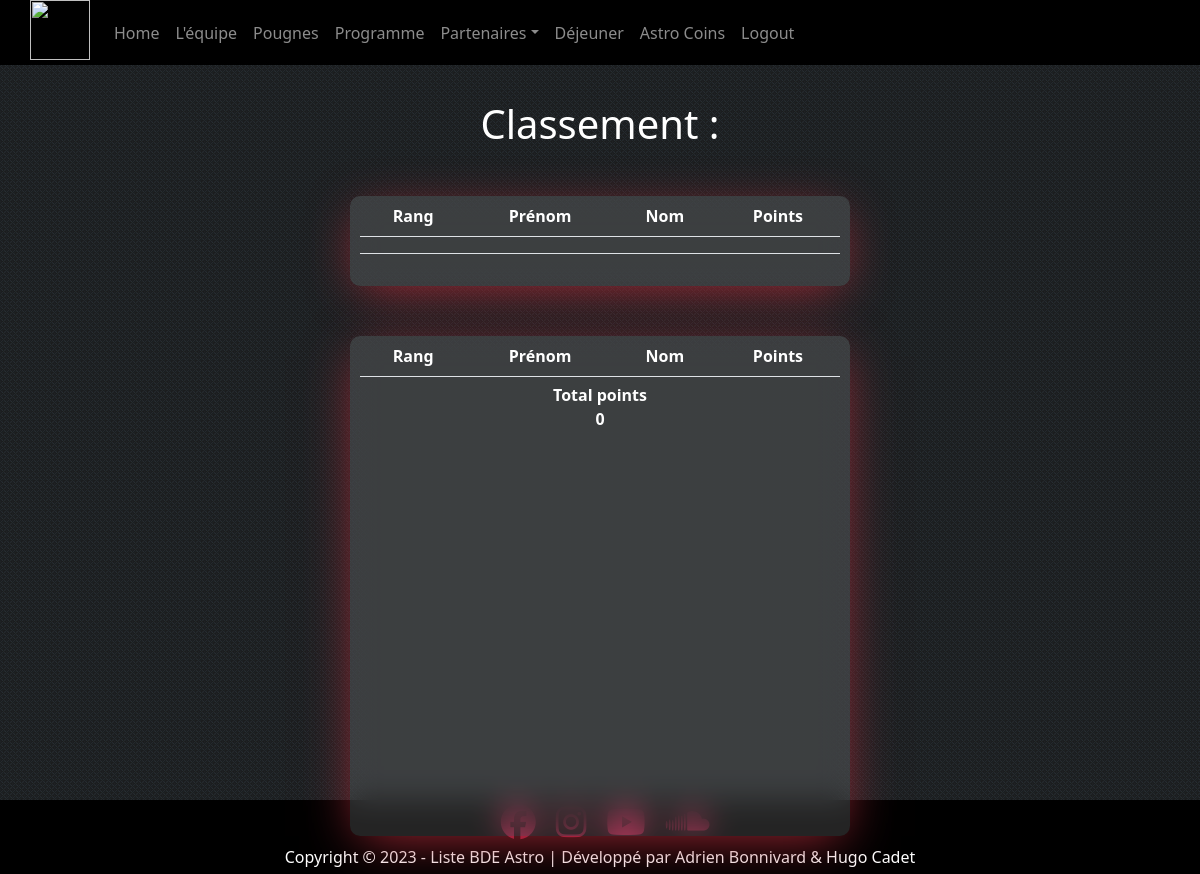
The page /astro-coins/ (signed in) on the database as committed earlier.
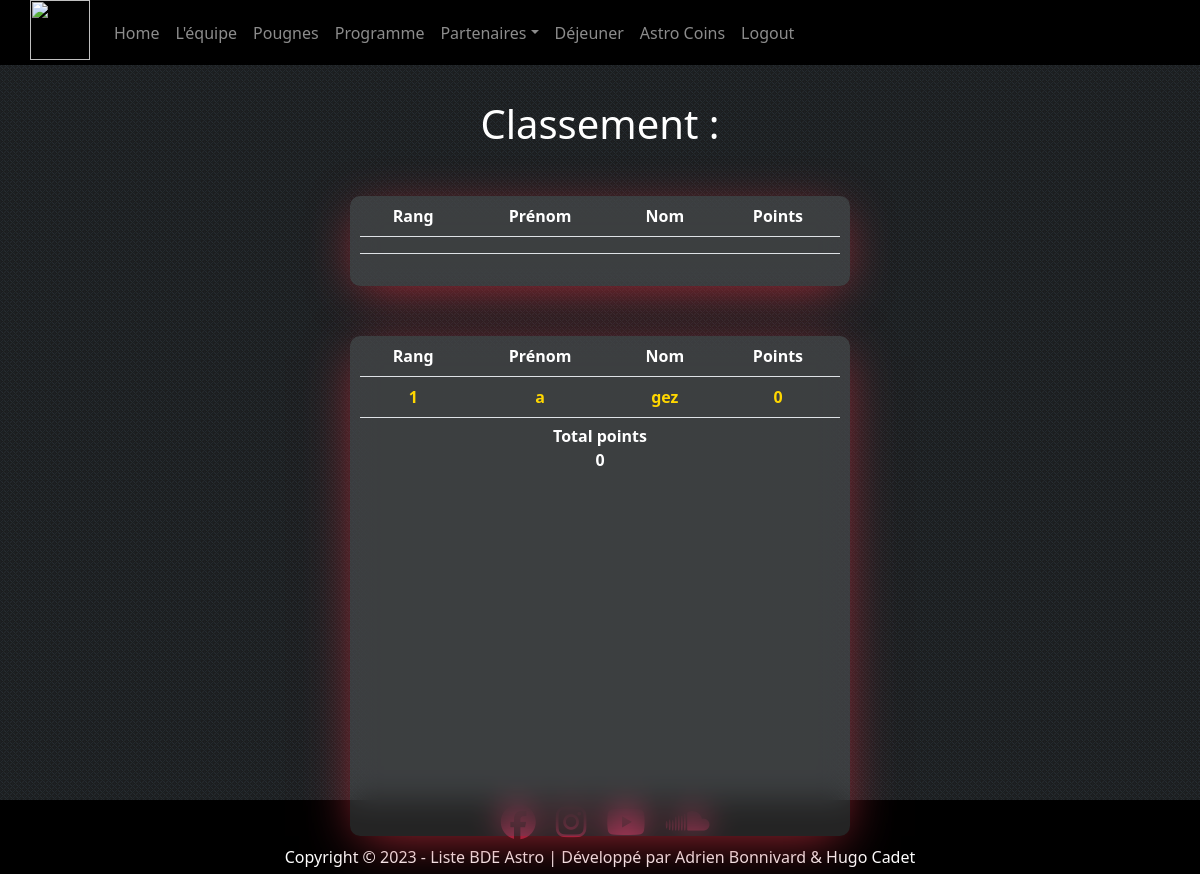
The same page on the database as committed later.
### astrocoins/models.py (models this page shows)
class Classement(models.Model):
    prenom = models.CharField(max_length=25)
    nom = models.CharField(max_length=25)
    email = models.EmailField(max_length=40)
    points = models.IntegerField()
    rang = models.IntegerField(default=0)

### bde/views.py (the view)
# urls.py: path('astro-coins/', astrocoins, name='astrocoins'),
@login_required
def astrocoins(request):
    classements = Classement.objects.all().order_by('-points')
    user_email = request.user.email
    i=1
    context = {}
    somme = 0
    for classement in classements:
        classement.rang = i
        classement.save()
        somme += classement.points
        i+=1
    for classement in classements:
        if classement.email == user_email:
            user_auth = classement
            context['user_auth'] = user_auth
            context['classements'] = classements
            break
        else:
            context['classements'] = classements
    context['total']=somme
    return render(request, 'bde/astrocoins.html', context)

### bde/templates/bde/astrocoins.html (shortened to what this page needs)
<!DOCTYPE html>
{% load static %}
<html lang="en">
<head>
    <link rel="stylesheet" href="{% static 'css/astrocoins.css' %}">
    <link href="https://cdn.jsdelivr.net/npm/bootstrap@5.0.2/dist/css/bootstrap.min.css" rel="stylesheet">
</head>
<body>
    {% include 'bde/navbarlogout.html' %}
    <section id="main">
        <div class="above">
            <h1>Classement :    </h1>
            <div class="tableau">
            <div class="inttab1">
                <table id="table2" class="table">
                    <tr>
                        <th>Rang</th>
                        <th>Prénom</th>
                        <th>Nom</th>
                        <th>Points</th>
                    </tr>
                        {% if user_auth.rang == 1 %}
                            <tr>
                            <th class="first">{{user_auth.rang}}</th>
                            <th class="first">{{user_auth.prenom}}</th>
                            <th class="first">{{user_auth.nom}}</th>
                            <th class="first">{{user_auth.points}}</th>
                                </tr>
                        {% else %}
                            <tr>
                                <th>{{user_auth.rang}}</th>
                                <th>{{user_auth.prenom}}</th>
                                <th>{{user_auth.nom}}</th>
                                <th>{{user_auth.points}}</th>
                            </tr>
                        {% endif %}
                </table>
            </div>
            <div class="inttab2">
                <table id="table2" class="table">
                    <tr>
                        <th>Rang</th>
                        <th>Prénom</th>
                        <th>Nom</th>
                        <th>Points</th>
                    </tr>
                    {% for classement in classements %}
                        {% if classement.rang == 1 %}
                            <tr>
                            <th class="first">{{classement.rang}}</th>
                            <th class="first">{{classement.prenom}}</th>
                            <th class="first">{{classement.nom}}</th>
                            <th class="first">{{classement.points}}</th>
                                </tr>
                        {% endif %}
                    {% endfor %}
                </table>
            <table>
                <div id="total">
                    <tr>
                        <th>Total points</th>
                    </tr>
                    <tr>
                        <th>{{total}}</th>
                    </tr>
                </div>
                </table>
            </div>
        </div>
    </section>
    <footer>
        <div class="parentIcon">
            <a href="https://www.facebook.com/profile.php?id=100087748087188" target="_blank" rel="noopener noreferrer"><i class="fa-brands fa-facebook"></i></a>
            <a href="https://www.instagram.com/astro_2023_/" target="_blank" rel="noopener noreferrer"><i class="fa-brands fa-instagram"></i></a>
            <a href="https://www.youtube.com/@astro-listebde2023" target="_blank" rel="noopener noreferrer"><i class="fa-brands fa-youtube"></i></a>
            <a href="https://soundcloud.com/astro-864752583" target="_blank" rel="noopener noreferrer"><i class="fa-brands fa-soundcloud"></i></a>
        </div>
        <div class="copy">
            <p>Copyright © 2023 - Liste BDE Astro | Développé par Adrien Bonnivard & Hugo Cadet</p>
        </div>
    </footer>
</body>
</html>

### bde/templates/bde/navbarlogout.html (shortened to what this page needs)
{% load static %}
<header>
    <nav class="navbar fixed-top navbar-expand-lg navbar-dark" style="background-color:black ; padding: 0 ">
        <div class="container" style="padding-left: 0">
        <a href="../" class="navbar-brand mb-0 h1" style="padding: 0 ; justify-content: left">
            <img src="{% static "img/astro.png" %}" style="height: 60px ; width: 60px  ; width: 60px ; margin-bottom: 5px " >
        </a>
        <div class="collapse navbar-collapse" id="navbarNav">
            <ul class="navbar-nav">
                <li class="nav-item">
                    <a href="../" class="nav-link" style="transition: all .4s;">
                        Home
                    </a>
                </li>
                <li class="nav-item">
                    <a href="../lequipe/" class="nav-link" style="transition: all .4s;">
                        L'équipe
                    </a>
                </li>
                <li class="nav-item">
                    <a href="../pougnes/" class="nav-link" style="transition: all .4s;">
                        Pougnes
                    </a>
                </li>
                <li class="nav-item">
                    <a href="../programme/" class="nav-link" style="transition: all .4s;">
                        Programme
                    </a>
                </li>
                <li class="nav-item dropdown" style=" position: relative " >
                    <a class="nav-link dropdown-toggle" href="../devenir-partenaire/" id="navbarDropdownMenuLink" role="button" data-toggle="dropdown" aria-haspopup="true" aria-expanded="true">Partenaires</a>
                </li>
                <li class="nav-item">
                    <a href="../dejeuner/" class="nav-link" style="transition: all .4s;">
                        Déjeuner
                    </a>
                </li>
                <li class="nav-item">
                    <a href="../astro-coins/" class="nav-link" style="transition: all .4s;">
                        Astro Coins
                    </a>
                </li>
                <li class="nav-item">
                    <a href="{% url 'accounts:logout' %}" class="nav-link" style="transition: all .4s;">
                        Logout
                    </a>
                </li>
            </ul>
        </div>
        </div>
    </nav>
</header>

### bde/static/css/astrocoins.css (style rules this page uses)
* { margin: 0; padding: 0; outline: 0; border: 0; border-spacing: 0; box-sizing: border-box; }
#main { height: 100vh; max-width: 100%; background-image: url("../img/cross-stripes-1920x1080.png"); }
.above { height: 100vh; z-index: -99; }
.above h1 { color: white; transform: translateY(100px); text-align: center; }
.tableau { color: white; position: relative; z-index: 10; transform: translateY(180px); }
.inttab1 { margin: 0 auto; margin-top: -40px; padding: 10px; height: 90px; width: 500px; border-radius: 10px; margin-bottom: 50px; -webkit-backdrop-filter: blur(15px); backdrop-filter: blur(15px); background-color: rgba(182, 182, 182, 0.2); box-shadow: 0px 10px 50px -10px #a92a37; }
.inttab2 { margin: 0 auto; border-radius: 10px; padding: 10px; height: 500px; width: 500px; overflow: auto; -webkit-backdrop-filter: blur(15px); backdrop-filter: blur(15px); background-color: rgba(182, 182, 182, 0.2); box-shadow: 0px 10px 50px -10px #a92a37; }
table, .table2 { margin-top: -10px; width: 100%; padding: 5px; }
tr { padding: 8px; text-align: center; }
th { color: white; text-align: center; }
#total { text-align: center; transform: translateX(200px); }
.first { color: gold; }
.parentIcon { display: flex; height: 45px; align-items: center; justify-content: center; flex-direction: row; text-align: center; width: 100%; background-color: black; }
.parentIcon a { text-align: center; transform: translateX(5px); padding: 0 10px 0px 10px; color: #a51840; font-size: 35px; transition: all .4s; }
.copy { height: 5vh; display: flex; height: 29px; background-color: black; color: white; align-items: center; justify-content: center; flex-direction: column; text-align: center; }
.copy p { margin-bottom: 0; padding-bottom: 5px; }

### bde/templates/bde/navbarlogout.html (style rules this page uses)
.container img { transition: 0.4s; }

Rows that differ between the two databases and show on the page:
added Classement: rang "1", prenom "a", nom "gez", points "0"
